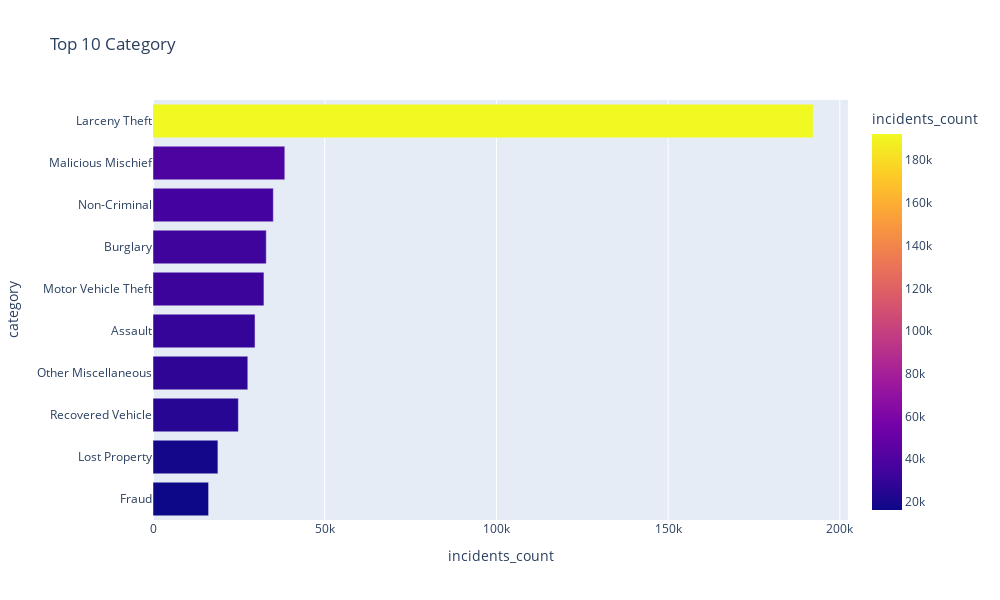

Notebook code for this chart:
### Code cell
fig = px.bar(df_category_10, x = "incidents_count", y = "category", title='Top 10 Category',color="incidents_count",width=1000, height=600)
fig.update_layout(yaxis=dict(autorange="reversed"))
fig.show()

### Figure 1 — Plotly figure (JSON) as saved in the notebook; plotly's stock layout.template omitted (floating-point values rounded to 4 significant figures)
{"data": [{"alignmentgroup": "True", "hovertemplate": "incidents_count=%{marker.color}<br>category=%{y}<extra></extra>", "legendgroup": "", "marker": {"color": [192257, 38378, 35041, 32979, 32304, 29709, 27604, 24861, 18903, 16185], "coloraxis": "coloraxis", "pattern": {"shape": ""}}, "name": "", "offsetgroup": "", "orientation": "h", "showlegend": false, "textposition": "auto", "type": "bar", "x": [192257, 38378, 35041, 32979, 32304, 29709, 27604, 24861, 18903, 16185], "xaxis": "x", "y": ["Larceny Theft", "Malicious Mischief", "Non-Criminal", "Burglary", "Motor Vehicle Theft", "Assault", "Other Miscellaneous", "Recovered Vehicle", "Lost Property", "Fraud"], "yaxis": "y"}], "layout": {"barmode": "relative", "coloraxis": {"colorbar": {"title": {"text": "incidents_count"}}, "colorscale": [[0, "#0d0887"], [0.1111, "#46039f"], [0.2222, "#7201a8"], [0.3333, "#9c179e"], [0.4444, "#bd3786"], [0.5556, "#d8576b"], [0.6667, "#ed7953"], [0.7778, "#fb9f3a"], [0.8889, "#fdca26"], [1, "#f0f921"]]}, "height": 600, "legend": {"tracegroupgap": 0}, "title": {"text": "Top 10 Category"}, "width": 1000, "xaxis": {"anchor": "y", "autorange": true, "domain": [0, 1], "range": [0, 202400.0], "title": {"text": "incidents_count"}, "type": "linear"}, "yaxis": {"anchor": "x", "autorange": true, "domain": [0, 1], "range": [9.5, -0.5], "title": {"text": "category"}, "type": "category"}}}
